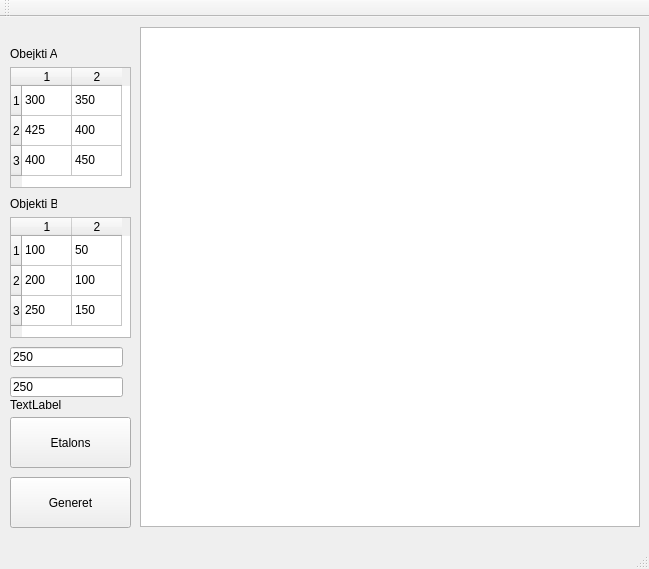
<?xml version="1.0" encoding="UTF-8"?>
<ui version="4.0">
 <class>MainWindow</class>
 <widget class="QMainWindow" name="MainWindow">
  <property name="geometry">
   <rect>
    <x>0</x>
    <y>0</y>
    <width>649</width>
    <height>569</height>
   </rect>
  </property>
  <property name="windowTitle">
   <string>MainWindow</string>
  </property>
  <widget class="QWidget" name="centralWidget">
   <widget class="QTableWidget" name="tableWidget">
    <property name="geometry">
     <rect>
      <x>10</x>
      <y>200</y>
      <width>121</width>
      <height>121</height>
     </rect>
    </property>
    <property name="rowCount">
     <number>3</number>
    </property>
    <property name="columnCount">
     <number>2</number>
    </property>
    <attribute name="horizontalHeaderCascadingSectionResizes">
     <bool>false</bool>
    </attribute>
    <attribute name="horizontalHeaderDefaultSectionSize">
     <number>50</number>
    </attribute>
    <row/>
    <row/>
    <row/>
    <column/>
    <column/>
    <item row="0" column="0">
     <property name="text">
      <string>100</string>
     </property>
    </item>
    <item row="0" column="1">
     <property name="text">
      <string>50</string>
     </property>
    </item>
    <item row="1" column="0">
     <property name="text">
      <string>200</string>
     </property>
    </item>
    <item row="1" column="1">
     <property name="text">
      <string>100</string>
     </property>
    </item>
    <item row="2" column="0">
     <property name="text">
      <string>250</string>
     </property>
    </item>
    <item row="2" column="1">
     <property name="text">
      <string>150</string>
     </property>
    </item>
   </widget>
   <widget class="QTableWidget" name="tableWidget_2">
    <property name="geometry">
     <rect>
      <x>10</x>
      <y>50</y>
      <width>121</width>
      <height>121</height>
     </rect>
    </property>
    <property name="rowCount">
     <number>3</number>
    </property>
    <property name="columnCount">
     <number>2</number>
    </property>
    <attribute name="horizontalHeaderDefaultSectionSize">
     <number>50</number>
    </attribute>
    <row/>
    <row/>
    <row/>
    <column/>
    <column/>
    <item row="0" column="0">
     <property name="text">
      <string>300</string>
     </property>
    </item>
    <item row="0" column="1">
     <property name="text">
      <string>350</string>
     </property>
    </item>
    <item row="1" column="0">
     <property name="text">
      <string>425</string>
     </property>
    </item>
    <item row="1" column="1">
     <property name="text">
      <string>400</string>
     </property>
    </item>
    <item row="2" column="0">
     <property name="text">
      <string>400</string>
     </property>
    </item>
    <item row="2" column="1">
     <property name="text">
      <string>450</string>
     </property>
    </item>
   </widget>
   <widget class="QPushButton" name="pushButton">
    <property name="geometry">
     <rect>
      <x>10</x>
      <y>460</y>
      <width>121</width>
      <height>51</height>
     </rect>
    </property>
    <property name="text">
     <string>Generet</string>
    </property>
   </widget>
   <widget class="QGraphicsView" name="graphicsView">
    <property name="geometry">
     <rect>
      <x>140</x>
      <y>10</y>
      <width>500</width>
      <height>500</height>
     </rect>
    </property>
   </widget>
   <widget class="QLineEdit" name="lineEdit">
    <property name="geometry">
     <rect>
      <x>10</x>
      <y>330</y>
      <width>113</width>
      <height>20</height>
     </rect>
    </property>
    <property name="text">
     <string>250</string>
    </property>
   </widget>
   <widget class="QLineEdit" name="lineEdit_2">
    <property name="geometry">
     <rect>
      <x>10</x>
      <y>360</y>
      <width>113</width>
      <height>20</height>
     </rect>
    </property>
    <property name="text">
     <string>250</string>
    </property>
   </widget>
   <widget class="QPushButton" name="pushButton_2">
    <property name="geometry">
     <rect>
      <x>10</x>
      <y>400</y>
      <width>121</width>
      <height>51</height>
     </rect>
    </property>
    <property name="text">
     <string>Etalons</string>
    </property>
   </widget>
   <widget class="QLabel" name="result">
    <property name="geometry">
     <rect>
      <x>10</x>
      <y>380</y>
      <width>121</width>
      <height>16</height>
     </rect>
    </property>
    <property name="text">
     <string>TextLabel</string>
    </property>
   </widget>
   <widget class="QLabel" name="label">
    <property name="geometry">
     <rect>
      <x>10</x>
      <y>180</y>
      <width>47</width>
      <height>13</height>
     </rect>
    </property>
    <property name="text">
     <string>Objekti B</string>
    </property>
   </widget>
   <widget class="QLabel" name="label_2">
    <property name="geometry">
     <rect>
      <x>10</x>
      <y>30</y>
      <width>47</width>
      <height>13</height>
     </rect>
    </property>
    <property name="text">
     <string>Obejkti A</string>
    </property>
   </widget>
  </widget>
  <widget class="QMenuBar" name="menuBar">
   <property name="geometry">
    <rect>
     <x>0</x>
     <y>0</y>
     <width>649</width>
     <height>21</height>
    </rect>
   </property>
  </widget>
  <widget class="QToolBar" name="mainToolBar">
   <attribute name="toolBarArea">
    <enum>TopToolBarArea</enum>
   </attribute>
   <attribute name="toolBarBreak">
    <bool>false</bool>
   </attribute>
  </widget>
  <widget class="QStatusBar" name="statusBar"/>
 </widget>
 <layoutdefault spacing="6" margin="11"/>
 <resources/>
 <connections/>
</ui>
